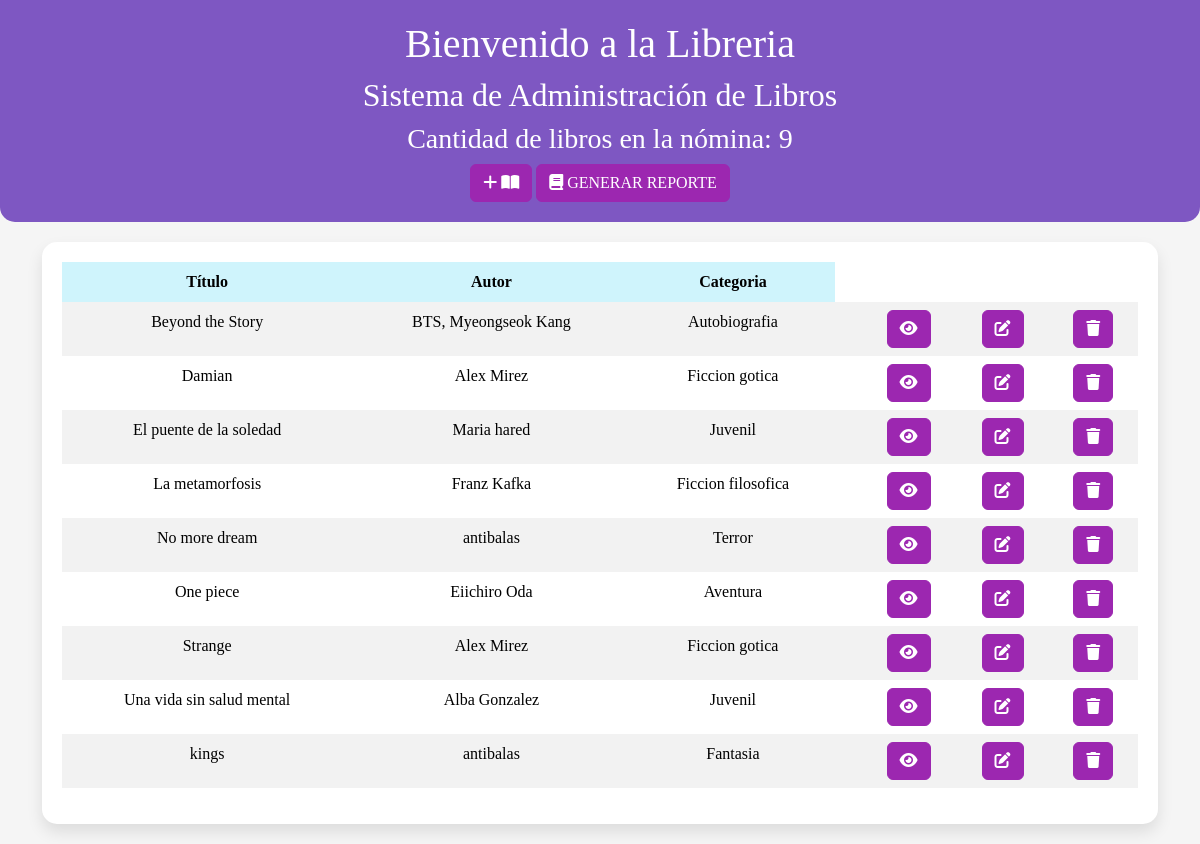
The page / on the database its author committed.
### personas/models.py (models this page shows, shortened)
class Libro(models.Model):
    titulo = models.CharField(max_length=100)
    autor = models.CharField(max_length=20)
    Presentacion = models.ForeignKey(Presentacion, on_delete=models.SET_NULL, null=True)
    Categoria = models.ForeignKey(Categoria, on_delete=models.SET_NULL, null=True)
    fecha_publicacion = models.DateField()
    sinopsis = models.TextField()
    disponibilidad = models.BooleanField(default=True)

class Categoria (models.Model):
    Categoria = models.CharField(max_length=50,  null=True)
    def __str__(self):
        return f'{self.Categoria} '

### webapp/views.py (the view)
# urls.py: path('', libreria, name='libreria'),
def libreria(request):
    cantidad_libros = Libro.objects.count()
    libros = Libro.objects.order_by('titulo', 'autor', 'Categoria')
    dict_datos = {'cantidad_personas':cantidad_libros, 'libros':libros}
    pagina = loader.get_template('libreria.html')
    return HttpResponse(pagina.render(dict_datos, request))

### webapp/templates/libreria.html (shortened to what this page needs)
<!DOCTYPE html>
<html lang="en">
<head>
    {% load static %}
    <link href="{% static 'fontawesomefree/css/fontawesome.css' %}" rel="stylesheet" type="text/css">
    <link href="{% static 'fontawesomefree/css/brands.css' %}" rel="stylesheet" type="text/css">
    <link href="{% static 'fontawesomefree/css/solid.css' %}" rel="stylesheet" type="text/css">
    <link href="https://cdn.jsdelivr.net/npm/bootstrap@5.3.2/dist/css/bootstrap.min.css" rel="stylesheet">
</head>
<body>
    <div class="header">
        <h1>Bienvenido a la Libreria</h1>
        <h2>Sistema de Administración de Libros</h2>
        <h3>Cantidad de libros en la nómina: {{ cantidad_personas }}</h3>
        <a href="agregar_libro/" class="btn btn-primary"> <i class="fa-solid fa-plus"></i> <i class="fas fa-book-open"></i>  </a>
        <a href="generar_reporte_libros/" class="btn btn-primary">  <i class="fa-solid fa-book"></i> GENERAR REPORTE </a>
    </div>
    <div class="container">
        <div class="book-info">
            <table class="table table-hover table-striped border-primary table-sm text-center">
                <thead class="table-info">
                    <tr>
                        <th scope="col">Título</th>
                        <th scope="col">Autor</th>
                        <th scope="col">Categoria</th>
                    </tr>
                </thead>
                <tbody>
                    {% for libro in libros %}
                        <tr>
                            <td>{{ libro.titulo }}</td>
                            <td>{{ libro.autor }}</td>
                            <td>{{ libro.Categoria }}</td>
                            <td>
                                <div class="d-flex justify-content-center">
                                    <td><a href="/ver_libro/{{ libro.id }}/" class="btn btn-info"><i class="fa-solid fa-eye" style="color: white;"></i></a> </td>
                                    <td><a href="/modificar_libro/{{ libro.id }}/" class="btn btn-success"><i class="fa-solid fa-pen-to-square"></i></a></td>
                                    <td><a href="/eliminar_libro/{{ libro.id }}/" class="btn btn-danger"><i class="fa-solid fa-trash"></i></a></td>
                                </div>
                            </td>
                        </tr>
                    {% endfor %}
                </tbody>
            </table>
        </div>
    </div>
</body>
</html>

### webapp/templates/libreria.html (style rules this page uses)
body { background-color: #f5f5f5; color: #4527a0; font-family: Times New Roman, sans-serif; }
.header { background-color: #7e57c2; color: white; padding: 20px; text-align: center; border-bottom-left-radius: 15px; border-bottom-right-radius: 15px; }
.container { margin-top: 20px; }
.book-info { background-color: #ffffff; border-radius: 15px; box-shadow: 0 8px 16px rgba(0, 0, 0, 0.1); padding: 20px; margin-bottom: 20px; }
.btn { background-color: #9c27b0; border-color: #9c27b0; }
.table { background-color: #ffffff; border-radius: 10px; border-collapse: collapse; }
.table th, .table td { border: none; padding: 8px; }
.table-info { background-color: #d1c4e9; }
.table-striped tbody tr:nth-of-type(odd) { background-color: #ede7f6; }

### rows shown on the page
Libro: titulo "Beyond the Story", autor "BTS, Myeongseok Kang", Categoria "Autobiografia"
Libro: titulo "Damian", autor "Alex Mirez", Categoria "Ficcion gotica"
Libro: titulo "El puente de la soledad", autor "Maria hared", Categoria "Juvenil"
Libro: titulo "La metamorfosis", autor "Franz Kafka", Categoria "Ficcion filosofica"
Libro: titulo "No more dream", autor "antibalas", Categoria "Terror"
Libro: titulo "One piece", autor "Eiichiro Oda", Categoria "Aventura"
Libro: titulo "Strange", autor "Alex Mirez", Categoria "Ficcion gotica"
Libro: titulo "Una vida sin salud mental", autor "Alba Gonzalez", Categoria "Juvenil"
Libro: titulo "kings", autor "antibalas", Categoria "Fantasia"

### other values the page prints
{{ cantidad_personas }} "9"
